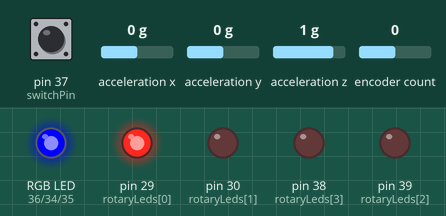
This sketch was run on a simulated Teensy 4. On the bench: an RGB LED mixed from three pins (HIGH = lit), output pins drawn as LEDs (lit = HIGH). The inputs (shaded band) are chosen by the test bench; at power-on: pin 37 (switchPin) LOW, encoder count 0, acceleration x 0 g, acceleration y 0 g, acceleration z 1 g. Dim RGB values are drawn brighter than linear; what the sketch prints to the serial monitor is not drawn.

Above: at 1.2 s.
1.3 s: pin 37 (switchPin) pulled HIGH for 0.15 s
At 1.37 s:
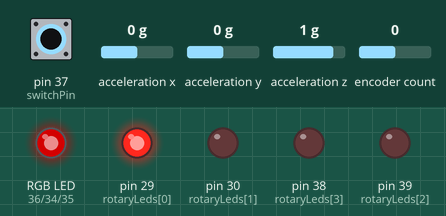
2.9 s: encoder count set to 1
At 3.8 s:
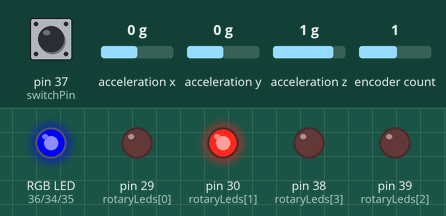
4.4 s: pin 37 (switchPin) pulled HIGH for 1 s
At 4.9 s:
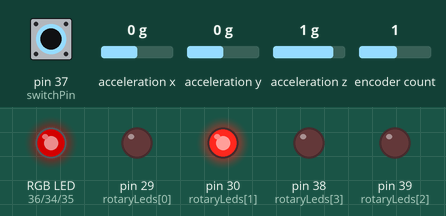
6.9 s: encoder count set to 2
At 8.0 s:
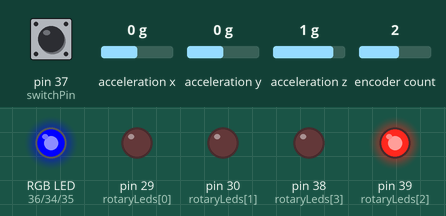
8.4 s: pin 37 (switchPin) pulled HIGH for 0.15 s
At 8.47 s:
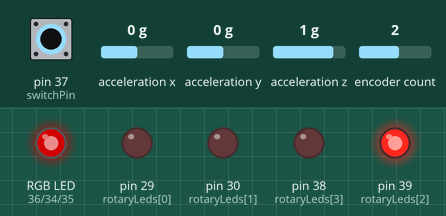
10.0 s: encoder count set to 3
At 10.4 s:
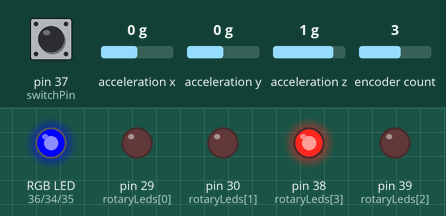
Timing chart, 0 to 12.5 s (numbered marks = the images above; inputs shaded):
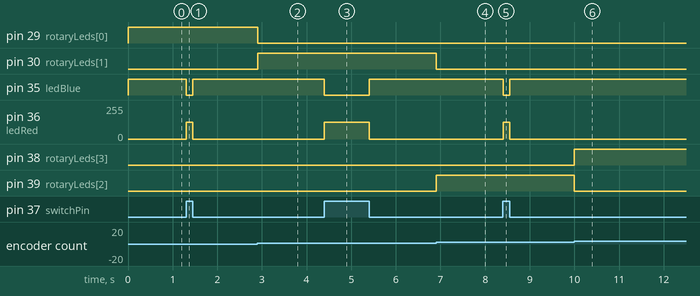

The sketch:

finalproject.ino
```cpp
#include <Wire.h>
#include <Adafruit_Sensor.h>
#include <Adafruit_ADXL345_U.h>

#include <Encoder.h>
#include <MIDI.h>

Adafruit_ADXL345_Unified accel = Adafruit_ADXL345_Unified(1);

//x and y variables
float x = 0.0;
float y = 0.0;
float xAvg = 0.0;
int xMap = 0;
int xArray[64];
//bypass switch
int switchPin = 37;
//leds
int ledBlue = 35;
int ledRed = 36;
int ledGreen = 34;

int remap = 0;
int remap2 = 0;

//pots
//int potQ = 5;
//int potGain = 6;

//rotary pot to control range
//Rotary Encoder Wheel Part
Encoder rotaryWheel(32, 31);
int newPosition = 0;
int oldPosition = 0;

int rotaryVal = 0;
int realRotaryVal = 0;
int resetRotaryVal = 0;

//led for rotary sequence
int rotaryLeds[4] = { 29, 30, 39, 38 };

/* Get a new sensor event */
sensors_event_t event;

void setup(void)
{
  Serial.begin(57600);

  accel.begin();
  accel.setRange(ADXL345_RANGE_16_G);

  pinMode (switchPin, INPUT);
  pinMode (ledBlue, OUTPUT);
  pinMode (ledRed, OUTPUT);
  pinMode (remap, INPUT);
  pinMode (remap2, INPUT);
  pinMode (ledGreen, OUTPUT);
  for ( int i = 0; i < 4; i++) {
    pinMode(rotaryLeds[i], OUTPUT);
  }
}

void loop(void)
{
  //always want to get axis
  getAxes();
  //turn on appropriate led
  setLeds();
  if (digitalRead(switchPin) == HIGH) {
    //run the things to read serial and send data
    sendMax();
  }
  else {
    //send a serial.write command that changes the filter to allpass
    //instead of bypass. send a 0
    //if want to react faster, I can override all the xArray to equal 0
    //and eventually call sendMax()
    Serial.write(0);
  }
  //rotary wheel methods
  checkRotaryWheel();
  sendRotaryVal();
}

//method to get values
void getAxes() {
  //getEvent - variable set up top
  accel.getEvent(&event);
  for (int i = 0; i < 64; i++) {
    x = event.acceleration.x;
    xArray[i] = mapAxes(x);
  }
}

//send these x values to max
void sendMax() {
  //cannot serial.write a float
  //use Serial.write(buffer, length) bundles of 64 bytes are most efficient
  for (int i = 0; i < 64; i++) {
    Serial.write(xArray[i]);
  }
}

//map the x value from -9. to 9. => 0 255
int mapAxes(float x) {
  int mapped = 0;
  mapped = map(x, -9, 9, 255, 0);
  return mapped;
}

void setLeds() {
  if (digitalRead(switchPin) == HIGH) {
    //turn off blue led
    digitalWrite(ledBlue, LOW);
    //analog write the red led and green led
    for (int i = 0; i < 64; i++) {
      remap = map(xArray[i], 0, 255, 250, 0);
      analogWrite(ledRed, remap);
      remap2 = map(xArray[i], 10, 255, 10, 250);
      analogWrite(ledGreen, remap2);
    }
  }
  else {
    //turn red led off and blue on
    analogWrite(ledRed, 0);
    analogWrite(ledGreen, 0);
    digitalWrite(ledBlue, HIGH);
  }
}

void sendRotaryVal() {
  if (rotaryVal == 0) {
    usbMIDI.sendControlChange(0, 1, 1);
    usbMIDI.sendControlChange(0, 0, 1);
    usbMIDI.sendControlChange(0, 0, 1);
    usbMIDI.sendControlChange(0, 0, 1);
    ledOnOff(0);
  }
  if (rotaryVal == 1) {
    usbMIDI.sendControlChange(0, 0, 1);
    usbMIDI.sendControlChange(0, 2, 1);
    usbMIDI.sendControlChange(0, 0, 1);
    usbMIDI.sendControlChange(0, 0, 1);
    ledOnOff(1);
  }
  if (rotaryVal == 2) {
    usbMIDI.sendControlChange(0, 0, 1);
    usbMIDI.sendControlChange(0, 0, 1);
    usbMIDI.sendControlChange(0, 3, 1);
    usbMIDI.sendControlChange(0, 0, 1);
    ledOnOff(2);
  }
  if (rotaryVal == 3) {
    usbMIDI.sendControlChange(0, 0, 1);
    usbMIDI.sendControlChange(0, 0, 1);
    usbMIDI.sendControlChange(0, 0, 1);
    usbMIDI.sendControlChange(0, 4, 1);
   ledOnOff(3);
  }
}


//use rotary knob to implement different set frequency ranges
//4 different ranges: presets
//cry baby: 350 - 2.2k
void checkRotaryWheel() {
  newPosition = rotaryWheel.read();
  //every click,the position moves forwards or backwards by 4
  if (newPosition == oldPosition + 4) {
    oldPosition = newPosition;
    //up one postion
    rotaryVal++;
  }
  else if (newPosition == oldPosition - 4) {
    oldPosition = newPosition;
    //down one position
    rotaryVal--;
  }
  if (rotaryVal > 3) {
    rotaryVal = 0;
  }
  if (rotaryVal < 0) {
    rotaryVal = 3;
  }
}

//4 leds to display which range is on
void ledOnOff(int led) {

  for ( int i = 0; i < 4; i++) {
    if ( i == led ) {
      digitalWrite(rotaryLeds[i],HIGH);
    }
    else {
      digitalWrite(rotaryLeds[i],LOW);
    }
  }
}

//input and output audio from max

//one pot control the gain?
//another pot controls the Q

//auto wah setting!
//switch that turns off wah and turns on wah

//do i need to calibrate?
```

Measured:
- after the input at 1.3 s, pin 35 (ledBlue): HIGH → LOW at once, → HIGH 0.15 s later; pin 36 (ledRed): 0/255 → 125/255 at once, → 0/255 0.15 s later
- after the input at 2.9 s, pin 29 (rotaryLeds[0]): HIGH → LOW at once; pin 30 (rotaryLeds[1]): LOW → HIGH at once
- after the input at 4.4 s, pin 35 (ledBlue): HIGH → LOW at once, → HIGH 1.0 s later; pin 36 (ledRed): 0/255 → 125/255 at once, → 0/255 1.0 s later
- after the input at 6.9 s, pin 30 (rotaryLeds[1]): HIGH → LOW at once; pin 39 (rotaryLeds[2]): LOW → HIGH at once
- after the input at 8.4 s, pin 35 (ledBlue): HIGH → LOW at once, → HIGH 0.15 s later; pin 36 (ledRed): 0/255 → 125/255 at once, → 0/255 0.15 s later
- after the input at 10.0 s, pin 38 (rotaryLeds[3]): LOW → HIGH at once; pin 39 (rotaryLeds[2]): HIGH → LOW at once
